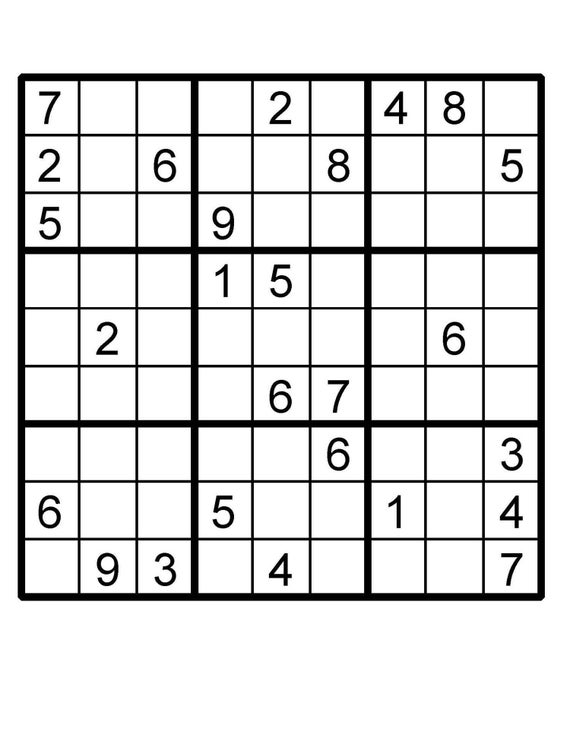
#> input picture sudko.jpg, 570 x 738 px, found by its file name
$ jupyter execute --allow-errors main.ipynb   (shell and % lines are left out)   (older library calls are emulated)
#> lines starting #> are read from the running program, lines starting #| are printed output that depends on the picture
[cell 1]
import cv2
import numpy as np
import operator
import matplotlib.pyplot as plt

[cell 2]
img=cv2.imread("sudko.jpg")
#> img is the input picture: shape (738, 570, 3); min 0, max 255, mean 222.4

### Resizing the image

[cell 3]
def resizer(img):
    scale_percent = 60 # percent of original size
    width = int(img.shape[1] * scale_percent / 100)
#> width = 342
    height = int(img.shape[0] * scale_percent / 100)
#> height = 442
    dim = (width, height)
#> dim = (342, 442)
    # resize image
    resized = cv2.resize(img, dim, interpolation = cv2.INTER_AREA)
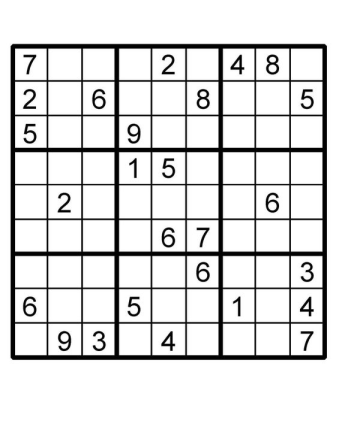
#> resized: shape (442, 342, 3); min 0, max 255, mean 222.4
    return resized
# print('Resized Dimensions : ',resized.shape)

cv2.imshow("Resized image", resizer(img))
cv2.waitKey(0)
cv2.destroyAllWindows()


$ run again, with solve.png saved as sudko.jpg
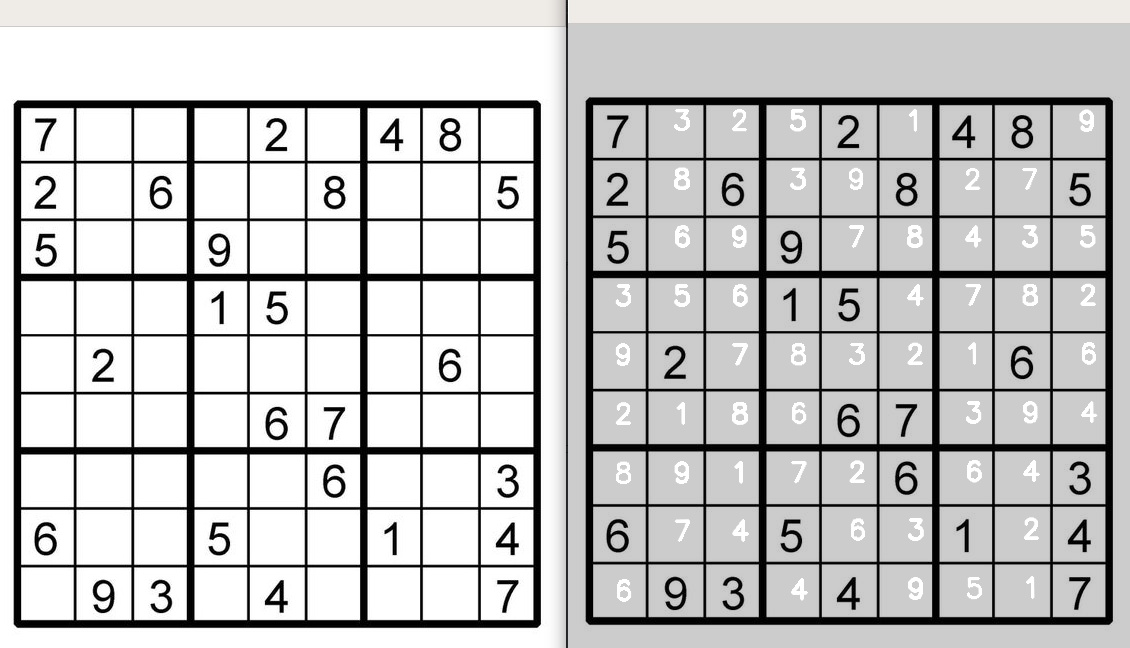
#> input picture solve.png, 1130 x 648 px, found by its file name
#> img is the input picture: shape (648, 1130, 3); mean B, G, R 195.8, 195.9, 196.1
#> in resizer, `resized = cv2.resize(img, dim, interpolation = cv2.INTER_AREA)`:
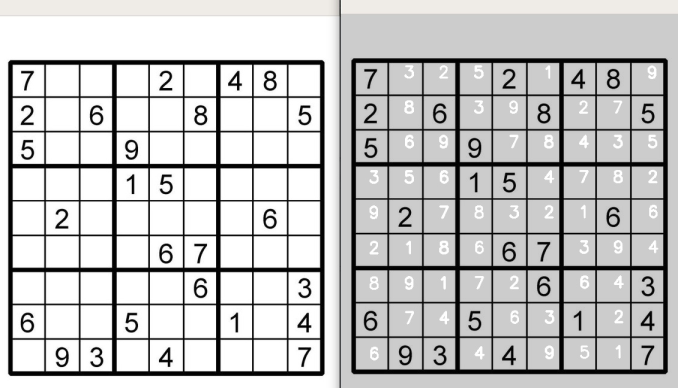
#> resized: shape (388, 678, 3); mean B, G, R 195.8, 196, 196.1
